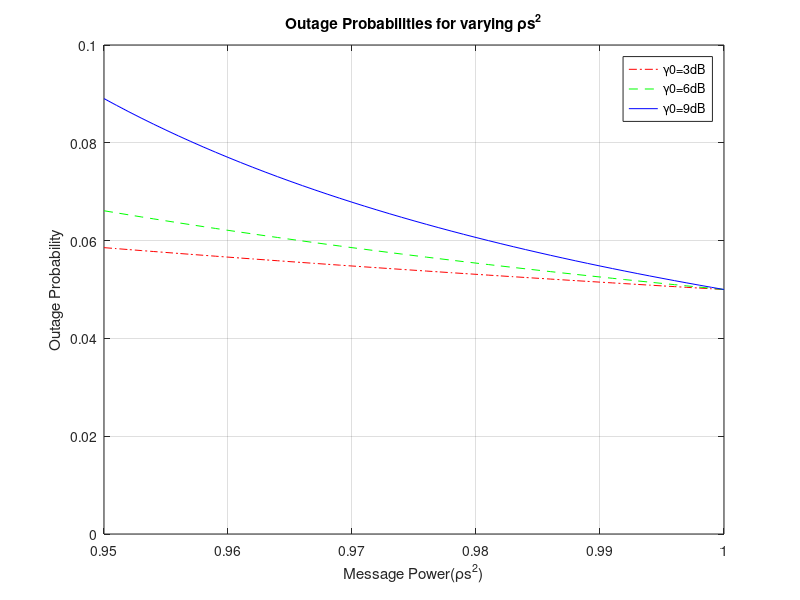

Write the MATLAB code that produced this figure.
clc
clear,close all;
gama_0_3dB=2;%dB形式要换成倍数形式
gama_0_6dB=4;
gama_0_9dB=8;
ss=0.95:0.001:1;
tt=zeros(1,51);
for i=1:51
    tt(i)=1-ss(i);
end
gama_3dB=-(gama_0_3dB/(1-gama_0_3dB*0))/log(1-0.05);%ss=1的时候P_out=0.05能计算出来gama_
gama_6dB=-(gama_0_6dB/(1-gama_0_6dB*0))/log(1-0.05);
gama_9dB=-(gama_0_9dB/(1-gama_0_9dB*0))/log(1-0.05);
for i=1:51
    gama_m_3dB(i)=gama_0_3dB/(ss(i)-gama_0_3dB*tt(i));
    gama_m_6dB(i)=gama_0_6dB/(ss(i)-gama_0_6dB*tt(i));
    gama_m_9dB(i)=gama_0_9dB/(ss(i)-gama_0_9dB*tt(i));
    P_out_3dB(i)=1-exp(-gama_m_3dB(i)/gama_3dB);
    P_out_6dB(i)=1-exp(-gama_m_6dB(i)/gama_6dB);
    P_out_9dB(i)=1-exp(-gama_m_9dB(i)/gama_9dB);
end
plot(ss,P_out_3dB,'-.r',ss,P_out_6dB,'--g',ss,P_out_9dB,'-b');axis([0.95,1,0,0.1]);grid on,xlabel('Message Power(ρs^2)'),ylabel('Outage Probability'),legend('γ0=3dB','γ0=6dB','γ0=9dB'),title('Outage Probabilities for varying ρs^2');